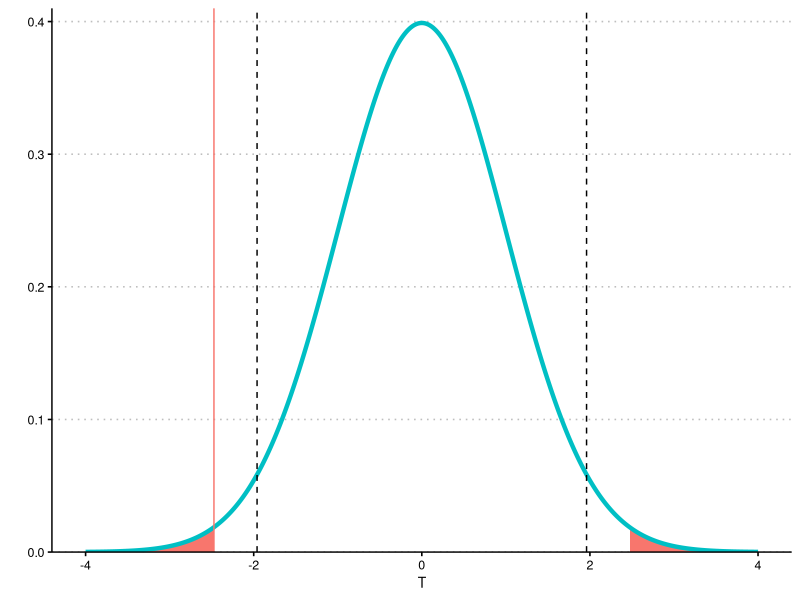
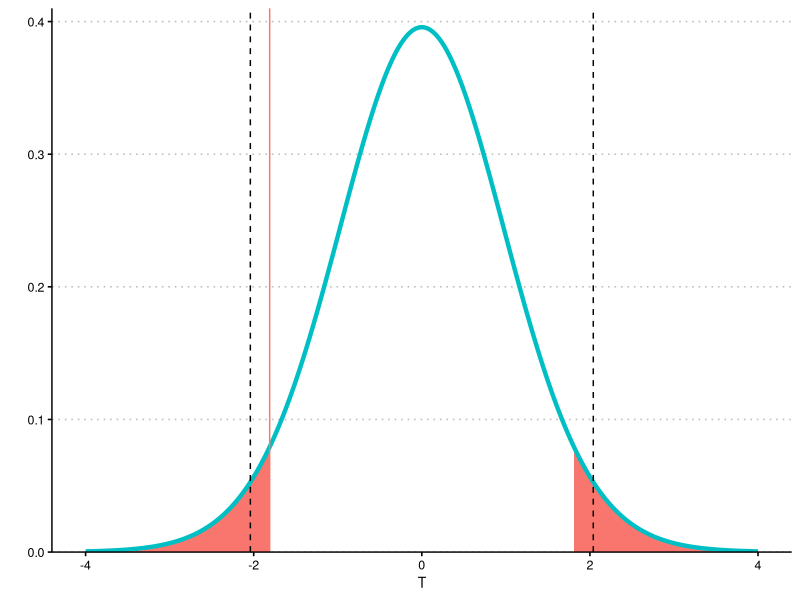

Write R code to recreate these figures, in order.
## ---- chunk 1
#| echo: false
#| label: z-test-plot
#| fig.height: 3
#| fig.cap: Illustration of the $Z$-test, depicting the observed statistic (solid line), area for the $p$-values (shaded areas), and locations of the critical value (dotted lines). In this example, the critical value is at $1.96$, and the observed statistic is at $-2.473$. Thus, it falls outside of the critical value. Additionally, the shaded area gives the p-value, $0.013$, which is less than the implied significance level of $0.05$. Consider where the critical values would fall had $\alpha = 0.01$ been used instead. 

library(ggplot2)
library(ggthemes)

# Define the value of t
t <- 2.473

# Create a sequence of x values for plotting the density curve
x <- seq(-4, 4, length.out = 5000)

# Calculate the normal density function
y <- dnorm(x)

# Create the ggplot
ggplot() +
  geom_area(data = data.frame(x = x[x <= -t], y = y[x <= -t], fill = as.factor(1)),
            aes(x = x, y = y), fill = "#F8766D") +
  geom_area(data = data.frame(x = x[x >= t], y = y[x >= t], fill = as.factor(1)),
            aes(x = x, y = y), fill = "#F8766D") +
  geom_line(aes(x = x, y = y), linewidth = 1.5, color = "#00BFC4") +
  geom_vline(xintercept = -1.96, linetype = 2) + geom_vline(xintercept = 1.96, linetype = 2) + 
  geom_vline(xintercept = -t, color = "#F8766D") + 
  labs(x = "T", y = "") +
  theme_clean() + 
  scale_y_continuous(expand = c(0, 0), limits = c(0, 0.41)) + 
  theme(plot.background = element_blank(), legend.position="none")
## ---- chunk 2
#| echo: false
#| label: t-test-plot
#| fig.height: 3
#| fig.cap: Illustration of the $t$-test, based on $n=32$, depicting the observed statistic (solid line), area for the $p$-values (shaded areas), and locations of the critical value (dotted lines). In this example, the critical value is at $2.04$, and the observed statistic is at $1.81$. Thus, it falls inside of the critical value. Additionally, the shaded area gives the p-value, $0.080$, which is greater than the implied significance level of $0.05$. Consider where the critical values would fall had a one tailed hypothesis test been used instead.

library(ggplot2)
library(ggthemes)

# Define the value of t
t <- 1.81

# Create a sequence of x values for plotting the density curve
x <- seq(-4, 4, length.out = 5000)

# Calculate the normal density function
y <- dt(x, 31)

# Create the ggplot
ggplot() +
  geom_area(data = data.frame(x = x[x <= -t], y = y[x <= -t], fill = as.factor(1)),
            aes(x = x, y = y), fill = "#F8766D") +
  geom_area(data = data.frame(x = x[x >= t], y = y[x >= t], fill = as.factor(1)),
            aes(x = x, y = y), fill = "#F8766D") +
  geom_line(aes(x = x, y = y), linewidth = 1.5, color = "#00BFC4") +
  geom_vline(xintercept = -2.04, linetype = 2) + geom_vline(xintercept = 2.04, linetype = 2) + 
  geom_vline(xintercept = -t, color = "#F8766D") + 
  labs(x = "T", y = "") +
  theme_clean() + 
  scale_y_continuous(expand = c(0, 0), limits = c(0, 0.41)) + 
  theme(plot.background = element_blank(), legend.position="none")
## ---- chunk 3
set.seed(31415)

n <- 50
X <- rnorm(n, 1, 1)

# H0: mu = 0, based on a Z-test
T <- (mean(X) - 0) / (1 / sqrt(n))
p <- 2 * pnorm(-1 * abs(T))

# H0: mu = 1, based on a t-test
t.test(X, mu = 1, alternative = "two.sided")

# t.test used for a 90% confidence interval
t.test(X, conf.level = 0.9)

# For alternative tests, you can consider:
#   - var.test, which provides a test for the variance
#   - prop.test, which provides a test of proportions
